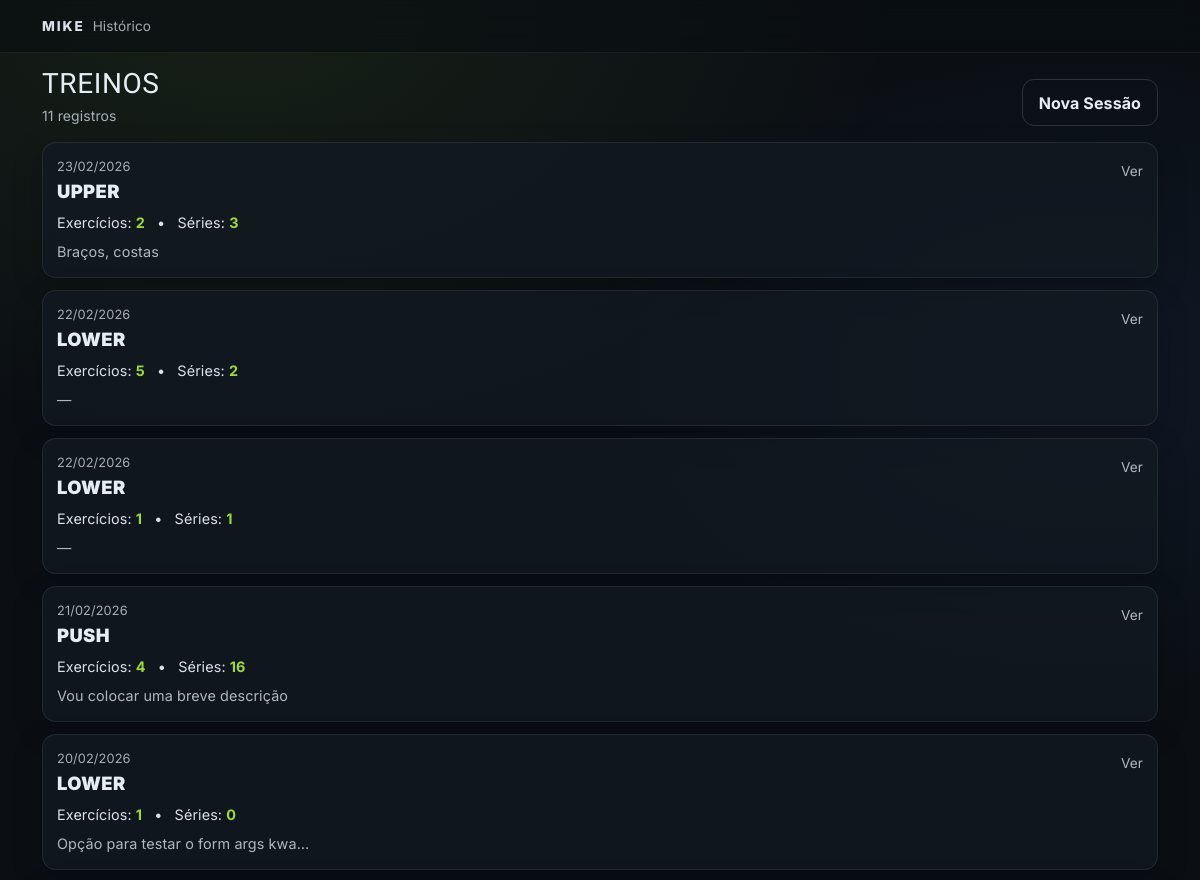
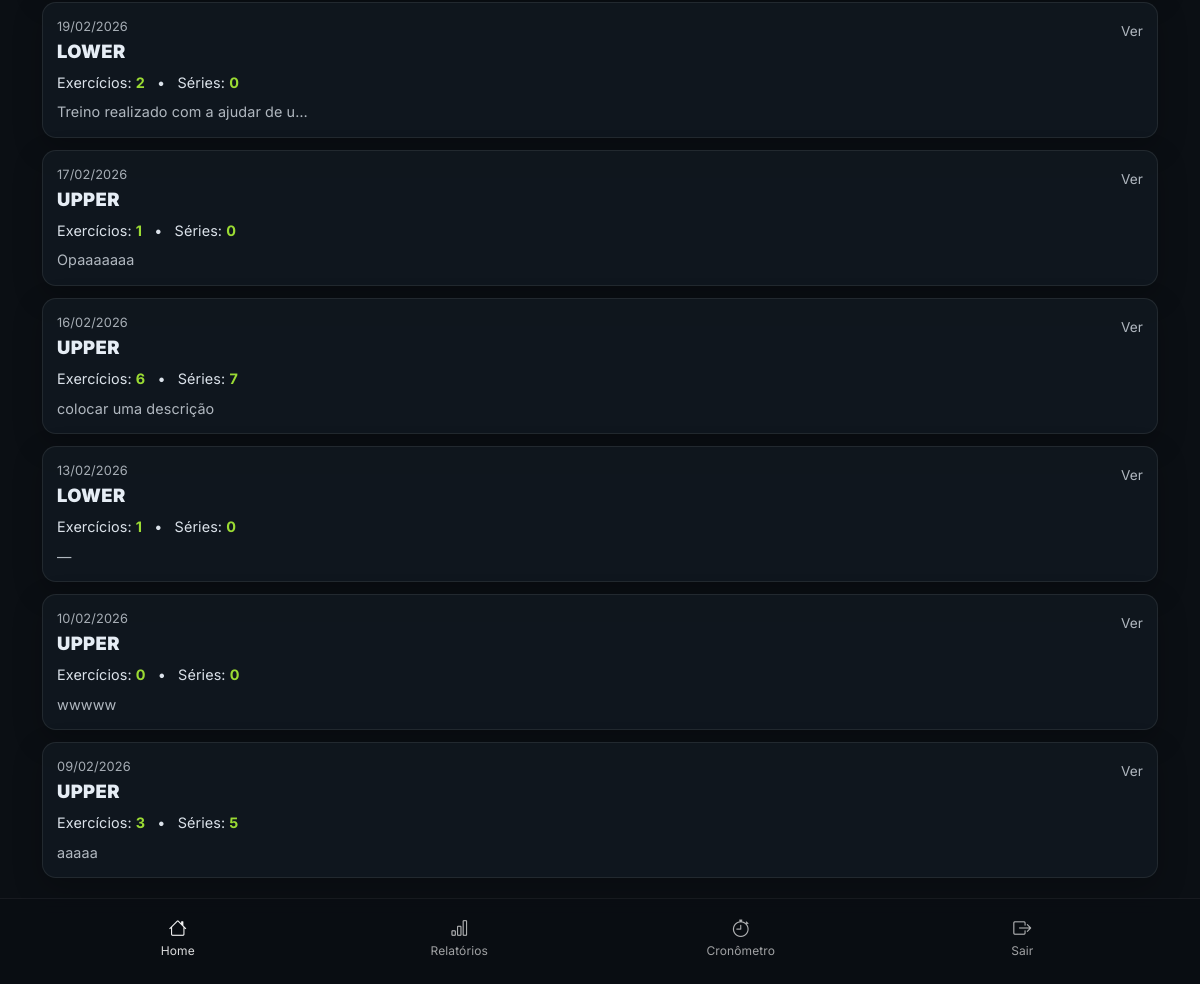
The app's page /training/ (signed in) with its own data (2 pictures, top to bottom).
### training/models.py (models this page shows, shortened)
class TrainingSession(models.Model):
    SESSION_TYPES = [
        ('UPPER','UPPER'),
        ('LOWER','LOWER'),
        ('PULL','PULL'),
        ('PUSH','PUSH'),
        ('FULLBODY','FULLBODY'),
    ]
    performed_at = models.DateTimeField(default=timezone.now)
    description = models.TextField(blank=True)
    user = models.ForeignKey(
        settings.AUTH_USER_MODEL,
        on_delete=models.CASCADE,
        related_name='training_sessions'
    )
    session_type = models.CharField(
        max_length=20,
        choices=SESSION_TYPES,
        blank=True,
        null=True
    )

### training/views.py (the view)
# urls.py: path('', views.training_session_list, name='training_session_list'),
@login_required
def training_session_list(request):
    sessions = (
        TrainingSession.objects
        .filter(user=request.user)
        .annotate(
            exercise_count=Count('session_exercises', distinct=True),
            set_count=Count('session_exercises__exercise_sets', distinct=True),
        )
        .order_by("-performed_at")
    )
    context = {
        'sessions': sessions,
        }
    return render(request, 'training/training_session_list.html', context)

### training/templates/training/training_session_list.html (shortened to what this page needs)
{% extends "base.html" %}
{% block section %}Histórico{% endblock %}
{% block nav_home_active %}is-active{% endblock %}
{% block content %}
<div class="d-flex align-items-end justify-content-between pt-2 pb-3">
    <div>
        <h1 class="h3 m-title mb-1">Treinos</h1>
        <div class="m-text-muted small">
            {{ sessions|length }} registro{{ sessions|length|pluralize }}
        </div>
    </div>
    <a class="m-btn-secondary" href="{% url 'training:training_session_create' %}"
        aria-label="Criar nova sessão de treino">
        Nova Sessão
    </a>
</div>
<div class="session-list">
    {% for session in sessions %}
    <article class="session-card">
        <div class="d-flex align-items-start justify-content-between gap-3">
            <div class="flex-grow-1">
                <div class="session-date">
                    {{ session.performed_at|date:"d/m/Y" }}
                </div>
                <div class="session-type">
                    {{ session.session_type }}
                </div>
                <div class="session-metrics">
                    <span>Exercícios: <strong class="mike-accent">{{ session.exercise_count }}</strong></span>
                    <span class="mx-2">•</span>
                    <span>Séries: <strong class="mike-accent">{{ session.set_count }}</strong></span>
                </div>
                <div class="session-desc">
                    {% if session.description %}
                    {{ session.description }}
                    {% else %}
                    —
                    {% endif %}
                </div>
            </div>
            <div class="session-cta">Ver</div>
        </div>
    </article>
    {% endfor %}
</div>
{% endblock %}

### static/mike/css/styles.css (style rules this page uses)
:root { --mike-font-ui: "Inter", system-ui, -apple-system, Segoe UI, Roboto, Arial, sans-serif; --mike-font-head: "Oswald", "Inter", system-ui, sans-serif; --mike-font-mono: "JetBrains Mono", ui-monospace, SFMono-Regular, Menlo, Monaco, Consolas, monospace; --mike-radius-card: 14px; --mike-radius-input: 12px; --mike-radius-pill: 999px; --mike-shadow-sm: 0 6px 18px rgba(0, 0, 0, .18); --mike-shadow-xs: 0 2px 10px rgba(0, 0, 0, .14); --s-1: 4px; --s-2: 8px; --s-3: 12px; --s-4: 16px; --s-5: 24px; --s-6: 32px; --s-7: 40px; --s-8: 48px; --mike-bg: #0B0F14; --mike-surface: #121A24; --mike-surface-2: #0F1620; --mike-border: #2A3441; --mike-text: #E6EDF5; --mike-text-muted: #A7B0BD; --mike-accent: #A3E635; --mike-info: #3B82F6; --mike-success: #22C55E; --mike-warning: #F59E0B; --mike-danger: #EF4444; --mike-focus-ring: 0 0 0 .25rem rgba(163, 230, 53, .35); }
html, body { width: 100%; }
body { overflow-x: hidden; }
.m-page { color: var(--mike-text); font-family: var(--mike-font-ui); letter-spacing: .1px; min-height: 100vh; min-height: 100dvh; background: radial-gradient(1200px 800px at 20% 0%, rgba(163, 230, 53, 0.08), transparent 55%), radial-gradient(900px 600px at 90% 20%, rgba(59, 130, 246, 0.08), transparent 55%), var(--mike-bg); background-repeat: no-repeat; background-size: cover; }
.m-text-muted { color: var(--mike-text-muted) !important; }
.m-title { font-family: var(--mike-font-head); letter-spacing: .6px; text-transform: uppercase; }
.m-btn-primary, .m-btn-secondary, .m-btn-ghost, .m-btn-danger { display: inline-flex; align-items: center; justify-content: center; gap: .5rem; min-height: 44px; padding: .65rem 1rem; border-radius: var(--mike-radius-input); font-weight: 700; text-decoration: none; user-select: none; border: 1px solid transparent; background: transparent; color: var(--mike-text); }
.m-btn-secondary { border-color: var(--mike-border); }
.session-list { display: grid; gap: 12px; padding-bottom: 12px; }
.session-card { position: relative; border-radius: var(--mike-radius-card); padding: 14px; background: rgba(18, 26, 34, .75); border: 1px solid rgba(255, 255, 255, .08); box-shadow: 0 10px 30px rgba(0, 0, 0, .22); }
.session-date { font-size: .8rem; opacity: .7; }
.session-type { font-size: 1.15rem; font-weight: 900; letter-spacing: .02em; margin-top: 2px; text-transform: uppercase; }
.session-metrics { margin-top: 6px; font-size: .9rem; opacity: .95; }
.mike-accent { color: var(--mike-accent); }
.session-desc { margin-top: 8px; font-size: .9rem; opacity: .75; white-space: nowrap; overflow: hidden; text-overflow: ellipsis; max-width: 28ch; }
.session-cta { font-size: .85rem; opacity: .75; padding-top: 4px; }

### records on screen
TrainingSession: performed_at "23/02/2026", session_type "UPPER", exercise_count "2", set_count "3", description "Braços, costas"
TrainingSession: performed_at "22/02/2026", session_type "LOWER", exercise_count "5", set_count "2"
TrainingSession: performed_at "22/02/2026", session_type "LOWER", exercise_count "1", set_count "1"
TrainingSession: performed_at "21/02/2026", session_type "PUSH", exercise_count "4", set_count "16", description "Vou colocar uma breve descrição"
TrainingSession: performed_at "20/02/2026", session_type "LOWER", exercise_count "1", set_count "0", description "Opção para testar o form args kwa…"
TrainingSession: performed_at "19/02/2026", session_type "LOWER", exercise_count "2", set_count "0", description "Treino realizado com a ajudar de u…"
TrainingSession: performed_at "17/02/2026", session_type "UPPER", exercise_count "1", set_count "0", description "Opaaaaaaa"
TrainingSession: performed_at "16/02/2026", session_type "UPPER", exercise_count "6", set_count "7", description "colocar uma descrição"
TrainingSession: performed_at "13/02/2026", session_type "LOWER", exercise_count "1", set_count "0"
TrainingSession: performed_at "10/02/2026", session_type "UPPER", exercise_count "0", set_count "0", description "wwwww"
TrainingSession: performed_at "09/02/2026", session_type "UPPER", exercise_count "3", set_count "5", description "aaaaa"

### other values on screen
{{ sessions|length }} "11"
